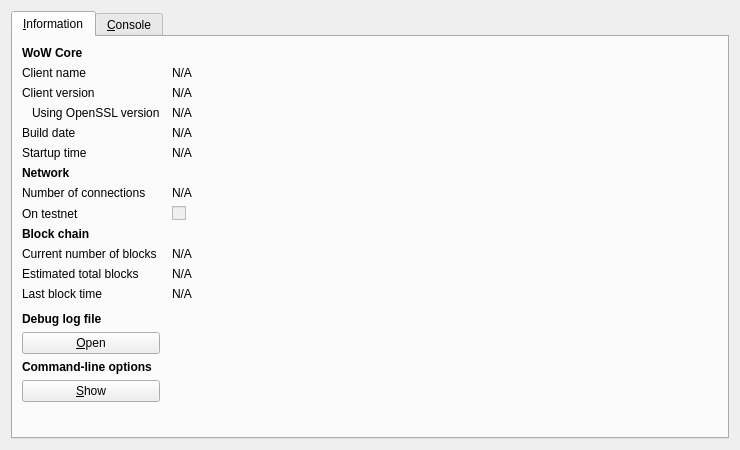
<?xml version="1.0" encoding="UTF-8"?>
<ui version="4.0">
 <class>RPCConsole</class>
 <widget class="QDialog" name="RPCConsole">
  <property name="geometry">
   <rect>
    <x>0</x>
    <y>0</y>
    <width>740</width>
    <height>450</height>
   </rect>
  </property>
  <property name="windowTitle">
   <string>WoW - Debug window</string>
  </property>
  <layout class="QVBoxLayout" name="verticalLayout_2">
   <item>
    <widget class="QTabWidget" name="tabWidget">
     <property name="currentIndex">
      <number>0</number>
     </property>
     <widget class="QWidget" name="tab_info">
      <attribute name="title">
       <string>&amp;Information</string>
      </attribute>
      <layout class="QGridLayout" name="gridLayout" columnstretch="0,1">
       <property name="horizontalSpacing">
        <number>12</number>
       </property>
       <item row="0" column="0">
        <widget class="QLabel" name="label_9">
         <property name="font">
          <font>
           <weight>75</weight>
           <bold>true</bold>
          </font>
         </property>
         <property name="text">
          <string>WoW Core</string>
         </property>
        </widget>
       </item>
       <item row="1" column="0">
        <widget class="QLabel" name="label_5">
         <property name="text">
          <string>Client name</string>
         </property>
        </widget>
       </item>
       <item row="1" column="1">
        <widget class="QLabel" name="clientName">
         <property name="cursor">
          <cursorShape>IBeamCursor</cursorShape>
         </property>
         <property name="text">
          <string>N/A</string>
         </property>
         <property name="textFormat">
          <enum>Qt::PlainText</enum>
         </property>
         <property name="textInteractionFlags">
          <set>Qt::LinksAccessibleByMouse|Qt::TextSelectableByKeyboard|Qt::TextSelectableByMouse</set>
         </property>
        </widget>
       </item>
       <item row="2" column="0">
        <widget class="QLabel" name="label_6">
         <property name="text">
          <string>Client version</string>
         </property>
        </widget>
       </item>
       <item row="2" column="1">
        <widget class="QLabel" name="clientVersion">
         <property name="cursor">
          <cursorShape>IBeamCursor</cursorShape>
         </property>
         <property name="text">
          <string>N/A</string>
         </property>
         <property name="textFormat">
          <enum>Qt::PlainText</enum>
         </property>
         <property name="textInteractionFlags">
          <set>Qt::LinksAccessibleByMouse|Qt::TextSelectableByKeyboard|Qt::TextSelectableByMouse</set>
         </property>
        </widget>
       </item>
       <item row="3" column="0">
        <widget class="QLabel" name="label_14">
         <property name="text">
          <string>Using OpenSSL version</string>
         </property>
         <property name="indent">
          <number>10</number>
         </property>
        </widget>
       </item>
       <item row="3" column="1">
        <widget class="QLabel" name="openSSLVersion">
         <property name="cursor">
          <cursorShape>IBeamCursor</cursorShape>
         </property>
         <property name="text">
          <string>N/A</string>
         </property>
         <property name="textFormat">
          <enum>Qt::PlainText</enum>
         </property>
         <property name="textInteractionFlags">
          <set>Qt::LinksAccessibleByMouse|Qt::TextSelectableByKeyboard|Qt::TextSelectableByMouse</set>
         </property>
        </widget>
       </item>
       <item row="4" column="0">
        <widget class="QLabel" name="label_12">
         <property name="text">
          <string>Build date</string>
         </property>
        </widget>
       </item>
       <item row="4" column="1">
        <widget class="QLabel" name="buildDate">
         <property name="cursor">
          <cursorShape>IBeamCursor</cursorShape>
         </property>
         <property name="text">
          <string>N/A</string>
         </property>
         <property name="textFormat">
          <enum>Qt::PlainText</enum>
         </property>
         <property name="textInteractionFlags">
          <set>Qt::LinksAccessibleByMouse|Qt::TextSelectableByKeyboard|Qt::TextSelectableByMouse</set>
         </property>
        </widget>
       </item>
       <item row="5" column="0">
        <widget class="QLabel" name="label_13">
         <property name="text">
          <string>Startup time</string>
         </property>
        </widget>
       </item>
       <item row="5" column="1">
        <widget class="QLabel" name="startupTime">
         <property name="cursor">
          <cursorShape>IBeamCursor</cursorShape>
         </property>
         <property name="text">
          <string>N/A</string>
         </property>
         <property name="textFormat">
          <enum>Qt::PlainText</enum>
         </property>
         <property name="textInteractionFlags">
          <set>Qt::LinksAccessibleByMouse|Qt::TextSelectableByKeyboard|Qt::TextSelectableByMouse</set>
         </property>
        </widget>
       </item>
       <item row="6" column="0">
        <widget class="QLabel" name="label_11">
         <property name="font">
          <font>
           <weight>75</weight>
           <bold>true</bold>
          </font>
         </property>
         <property name="text">
          <string>Network</string>
         </property>
        </widget>
       </item>
       <item row="7" column="0">
        <widget class="QLabel" name="label_7">
         <property name="text">
          <string>Number of connections</string>
         </property>
        </widget>
       </item>
       <item row="7" column="1">
        <widget class="QLabel" name="numberOfConnections">
         <property name="cursor">
          <cursorShape>IBeamCursor</cursorShape>
         </property>
         <property name="text">
          <string>N/A</string>
         </property>
         <property name="textFormat">
          <enum>Qt::PlainText</enum>
         </property>
         <property name="textInteractionFlags">
          <set>Qt::LinksAccessibleByMouse|Qt::TextSelectableByKeyboard|Qt::TextSelectableByMouse</set>
         </property>
        </widget>
       </item>
       <item row="8" column="0">
        <widget class="QLabel" name="label_8">
         <property name="text">
          <string>On testnet</string>
         </property>
        </widget>
       </item>
       <item row="8" column="1">
        <widget class="QCheckBox" name="isTestNet">
         <property name="enabled">
          <bool>false</bool>
         </property>
         <property name="text">
          <string/>
         </property>
        </widget>
       </item>
       <item row="9" column="0">
        <widget class="QLabel" name="label_10">
         <property name="font">
          <font>
           <weight>75</weight>
           <bold>true</bold>
          </font>
         </property>
         <property name="text">
          <string>Block chain</string>
         </property>
        </widget>
       </item>
       <item row="10" column="0">
        <widget class="QLabel" name="label_3">
         <property name="text">
          <string>Current number of blocks</string>
         </property>
        </widget>
       </item>
       <item row="10" column="1">
        <widget class="QLabel" name="numberOfBlocks">
         <property name="cursor">
          <cursorShape>IBeamCursor</cursorShape>
         </property>
         <property name="text">
          <string>N/A</string>
         </property>
         <property name="textFormat">
          <enum>Qt::PlainText</enum>
         </property>
         <property name="textInteractionFlags">
          <set>Qt::LinksAccessibleByMouse|Qt::TextSelectableByKeyboard|Qt::TextSelectableByMouse</set>
         </property>
        </widget>
       </item>
       <item row="11" column="0">
        <widget class="QLabel" name="label_4">
         <property name="text">
          <string>Estimated total blocks</string>
         </property>
        </widget>
       </item>
       <item row="11" column="1">
        <widget class="QLabel" name="totalBlocks">
         <property name="cursor">
          <cursorShape>IBeamCursor</cursorShape>
         </property>
         <property name="text">
          <string>N/A</string>
         </property>
         <property name="textFormat">
          <enum>Qt::PlainText</enum>
         </property>
         <property name="textInteractionFlags">
          <set>Qt::LinksAccessibleByMouse|Qt::TextSelectableByKeyboard|Qt::TextSelectableByMouse</set>
         </property>
        </widget>
       </item>
       <item row="12" column="0">
        <widget class="QLabel" name="label_2">
         <property name="text">
          <string>Last block time</string>
         </property>
        </widget>
       </item>
       <item row="12" column="1">
        <widget class="QLabel" name="lastBlockTime">
         <property name="cursor">
          <cursorShape>IBeamCursor</cursorShape>
         </property>
         <property name="text">
          <string>N/A</string>
         </property>
         <property name="textFormat">
          <enum>Qt::PlainText</enum>
         </property>
         <property name="textInteractionFlags">
          <set>Qt::LinksAccessibleByMouse|Qt::TextSelectableByKeyboard|Qt::TextSelectableByMouse</set>
         </property>
        </widget>
       </item>
       <item row="13" column="0">
        <spacer name="verticalSpacer_2">
         <property name="orientation">
          <enum>Qt::Vertical</enum>
         </property>
         <property name="sizeHint" stdset="0">
          <size>
           <width>20</width>
           <height>20</height>
          </size>
         </property>
        </spacer>
       </item>
       <item row="14" column="0">
        <widget class="QLabel" name="labelDebugLogfile">
         <property name="font">
          <font>
           <weight>75</weight>
           <bold>true</bold>
          </font>
         </property>
         <property name="text">
          <string>Debug log file</string>
         </property>
        </widget>
       </item>
       <item row="15" column="0">
        <widget class="QPushButton" name="openDebugLogfileButton">
         <property name="toolTip">
          <string>Open the WoW debug log file from the current data directory. This can take a few seconds for large log files.</string>
         </property>
         <property name="text">
          <string>&amp;Open</string>
         </property>
         <property name="autoDefault">
          <bool>false</bool>
         </property>
        </widget>
       </item>
       <item row="16" column="0">
        <widget class="QLabel" name="labelCLOptions">
         <property name="font">
          <font>
           <weight>75</weight>
           <bold>true</bold>
          </font>
         </property>
         <property name="text">
          <string>Command-line options</string>
         </property>
        </widget>
       </item>
       <item row="17" column="0">
        <widget class="QPushButton" name="showCLOptionsButton">
         <property name="toolTip">
          <string>Show the WoW-Qt help message to get a list with possible WoW command-line options.</string>
         </property>
         <property name="text">
          <string>&amp;Show</string>
         </property>
         <property name="autoDefault">
          <bool>false</bool>
         </property>
        </widget>
       </item>
       <item row="18" column="0">
        <spacer name="verticalSpacer">
         <property name="orientation">
          <enum>Qt::Vertical</enum>
         </property>
         <property name="sizeHint" stdset="0">
          <size>
           <width>20</width>
           <height>40</height>
          </size>
         </property>
        </spacer>
       </item>
      </layout>
     </widget>
     <widget class="QWidget" name="tab_console">
      <attribute name="title">
       <string>&amp;Console</string>
      </attribute>
      <layout class="QVBoxLayout" name="verticalLayout_3">
       <property name="spacing">
        <number>3</number>
       </property>
       <item>
        <widget class="QTextEdit" name="messagesWidget">
         <property name="minimumSize">
          <size>
           <width>0</width>
           <height>100</height>
          </size>
         </property>
         <property name="readOnly">
          <bool>true</bool>
         </property>
         <property name="tabKeyNavigation" stdset="0">
          <bool>false</bool>
         </property>
         <property name="columnCount" stdset="0">
          <number>2</number>
         </property>
        </widget>
       </item>
       <item>
        <layout class="QHBoxLayout" name="horizontalLayout">
         <property name="spacing">
          <number>3</number>
         </property>
         <item>
          <widget class="QLabel" name="label">
           <property name="text">
            <string notr="true">&gt;</string>
           </property>
          </widget>
         </item>
         <item>
          <widget class="QLineEdit" name="lineEdit"/>
         </item>
         <item>
          <widget class="QPushButton" name="clearButton">
           <property name="maximumSize">
            <size>
             <width>24</width>
             <height>24</height>
            </size>
           </property>
           <property name="toolTip">
            <string>Clear console</string>
           </property>
           <property name="text">
            <string/>
           </property>
           <property name="icon">
            <iconset resource="../bitcoin.qrc">
             <normaloff>:/icons/remove</normaloff>:/icons/remove</iconset>
           </property>
           <property name="shortcut">
            <string notr="true">Ctrl+L</string>
           </property>
           <property name="autoDefault">
            <bool>false</bool>
           </property>
          </widget>
         </item>
        </layout>
       </item>
      </layout>
     </widget>
    </widget>
   </item>
  </layout>
 </widget>
 <resources>
  <include location="../bitcoin.qrc"/>
 </resources>
 <connections/>
</ui>
